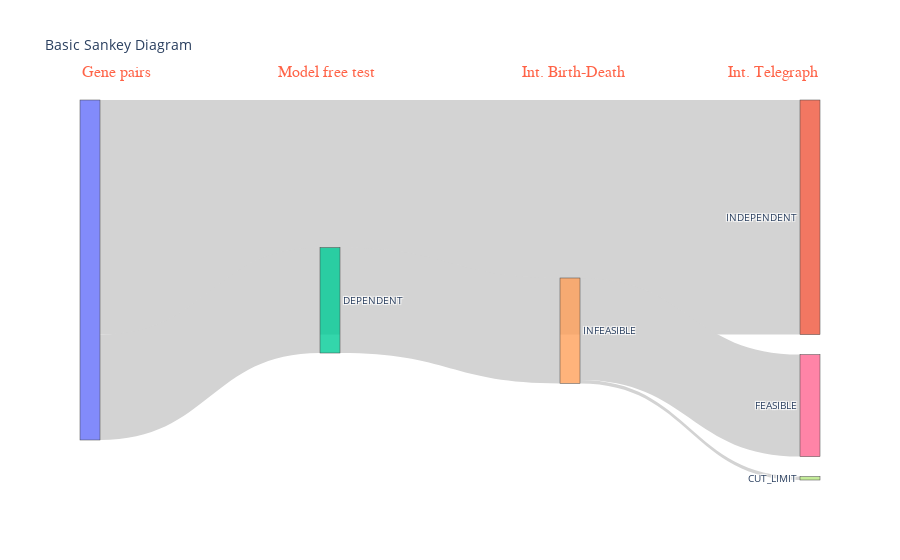

The notebook cell this image was saved under:
### Markdown cell above
## d = 3

### Code cell
sankey_from_df(result_summary_int)

### Figure 1 — Plotly figure (JSON) as saved in the notebook; plotly's stock layout.template omitted (floating-point values rounded to 4 significant figures)
{"data": [{"link": {"color": "lightgrey", "source": [0, 0, 1, 1, 2, 2, 3, 3, 3, 4, 4, 4], "target": [1, 2, 3, 4, 3, 4, 5, 6, 7, 5, 6, 7], "value": [69, 31, 0, 0, 0, 31, 0, 0, 0, 0, 30, 1]}, "node": {"label": ["", "INDEPENDENT", "DEPENDENT", "nan", "INFEASIBLE", "nan", "FEASIBLE", "CUT_LIMIT"]}, "type": "sankey"}], "layout": {"annotations": [{"align": "center", "font": {"color": "tomato", "family": "Courier New, monospace", "size": 16}, "showarrow": false, "text": "Gene pairs", "x": 0, "xref": "paper", "y": 1.1, "yref": "paper"}, {"align": "center", "font": {"color": "tomato", "family": "Courier New, monospace", "size": 16}, "showarrow": false, "text": "Model free test", "x": 0.3333, "xref": "paper", "y": 1.1, "yref": "paper"}, {"align": "center", "font": {"color": "tomato", "family": "Courier New, monospace", "size": 16}, "showarrow": false, "text": "Int. Birth-Death", "x": 0.6667, "xref": "paper", "y": 1.1, "yref": "paper"}, {"align": "center", "font": {"color": "tomato", "family": "Courier New, monospace", "size": 16}, "showarrow": false, "text": "Int. Telegraph", "x": 1, "xref": "paper", "y": 1.1, "yref": "paper"}], "font": {"size": 10}, "plot_bgcolor": "rgba(0,0,0,0)", "title": {"text": "Basic Sankey Diagram"}, "xaxis": {"showgrid": false, "visible": false, "zeroline": false}, "yaxis": {"showgrid": false, "visible": false, "zeroline": false}}}
